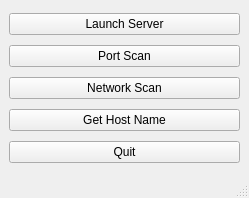
<?xml version="1.0" encoding="UTF-8"?>
<ui version="4.0">
 <class>MainWindow</class>
 <widget class="QMainWindow" name="MainWindow">
  <property name="geometry">
   <rect>
    <x>0</x>
    <y>0</y>
    <width>249</width>
    <height>198</height>
   </rect>
  </property>
  <property name="windowTitle">
   <string>MainWindow</string>
  </property>
  <widget class="QWidget" name="centralwidget">
   <layout class="QGridLayout" name="gridLayout">
    <item row="3" column="0">
     <widget class="QPushButton" name="networkScan">
      <property name="text">
       <string>Network Scan</string>
      </property>
     </widget>
    </item>
    <item row="2" column="0">
     <widget class="QPushButton" name="portScan">
      <property name="text">
       <string>Port Scan</string>
      </property>
     </widget>
    </item>
    <item row="1" column="0">
     <widget class="QPushButton" name="launchServer">
      <property name="text">
       <string>Launch Server</string>
      </property>
     </widget>
    </item>
    <item row="4" column="0">
     <widget class="QPushButton" name="getHostNameButton">
      <property name="text">
       <string>Get Host Name</string>
      </property>
     </widget>
    </item>
    <item row="5" column="0">
     <widget class="QPushButton" name="quitButton">
      <property name="text">
       <string>Quit</string>
      </property>
     </widget>
    </item>
   </layout>
  </widget>
  <widget class="QMenuBar" name="menubar">
   <property name="geometry">
    <rect>
     <x>0</x>
     <y>0</y>
     <width>249</width>
     <height>21</height>
    </rect>
   </property>
  </widget>
  <widget class="QStatusBar" name="statusbar"/>
 </widget>
 <resources/>
 <connections/>
</ui>
